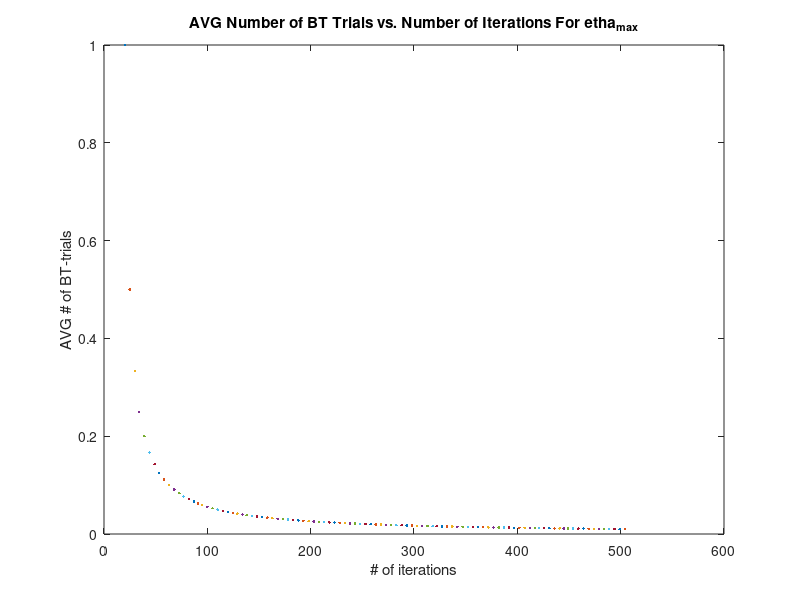

Write the MATLAB code that produced this figure.
function Task1_b
% MP2 Task 1. (b)
% run this code by simply typing Task1_b in the workspace.

% The dataset X is generated for this project manually. Based on the required
% properties that are given by the problem.
% X is an NxD matrix; where N = 100 and D = 2.

% signle-output linear regression problem
% t = X w + e; where e is Normally distributed according to the following
% parameters:
% The mean = 0 and the variance v > 0.
% t is a column vector of size N; where N = 100.

% To generate the data w_TRUE should be [2 1]' and v = 1. Obviously, N and
% D are 100 and 2 respectively.

% The SSE is the loss function used for this task, which is
% || Xw - t ||^2 = (Xw - t) (Xw - t) = w' X' X w - 2 t X w + t't =
% = w' X' X w - 2 X' t w + t' t = X' X w w - 2 X' t w + t' t
% The gradient of SSE is
% 2 X' X - 2 X' t = 2 X' (X - t)

% The objective is to implement GDM using backtracking that uses step-halving.


% Author: Maryam Najafi
% Created Date: Apr 4, 2016
% Last modified date: Apt 8, 2016

close all
clear all
clc

%% 1. Generate an N-sample, i.i.d. training set

N = 100;
D = 2;

% define the seed for generating random numbers
rng(1);

% 1. generate X
left_boundary = -1;
right_boundary = 1;

X = (right_boundary - left_boundary).*rand(N,D) + left_boundary;

% 2. generate the noise e
mu = 0; % the mean of the noise
v = 1; % the variance of the noise

e = v^2.*randn(N,1) + mu;

% 3. compute t's
w_TRUE = [2 1]'; % t = w' * X + e

t = w_TRUE' * X(1, :)' + e(1); % initialization
for i = 2 : N
    t = [t; w_TRUE' * X(i, :)' + e(i)];
end

%% 2. Generate 100 different initial values of weight vector (w_0)
num_of_init = 100;

st = 0.01;
j = 0.9;
W_0 = [];
for i = 1: num_of_init
    j = j + st;
    %W_0 = [W_0; [j j - 1]];
    W_0 = [W_0; (3 * rand(2, 1) )']; % generate random numbers between 0 - 3
end

%% 3. Gradient Descent with Backtracking
% using step-halving
a = 0.5;

% The termination condition based on the problem requirement
global upper_limit;

upper_limit = 10e-4;

%% 3_1. for the etha_max that is very small
etha = 0.0001;
% GD_backtracking(etha, a, W_0, X, t);

%% 3_2. for the etha_max that is medium
etha = 0.03;
GD_backtracking(etha, a, W_0, X, t);

%% 3_3. for the etha_max that is very large (but GDM converges)
etha = 0.6;
% GD_backtracking(etha, a, W_0, X, t);

end

function [stop, w] = update_w (X, t, w, etha)
global upper_limit
global l % The loss function which is the same SSE

g_of_l = -2 * X' * (X * w - t); % the gradient of the loss function (SSE)

update = etha * g_of_l; % update
w = w + update;

tmp = abs(g_of_l); % Norm of the gradient
max_norm = max(tmp);

l = [l (norm (X * w -t))^2];

if (max_norm <= upper_limit)
    stop = 1;
else
    stop = 0;
end

%l = [l (norm (X * w -t))^2];
%l = [l ; tmp (norm (X * w - t))^2]; % the same answer.
end

function GD_backtracking(etha, a, W_0, X, t)
global l
num_of_iters = [];
num_of_BT_trials = [];
big_i = 0;

figure();
for each_w_0 = 1: size(W_0 , 1)
    w = W_0 (each_w_0, :)';
    W = w'; % The first pair (row) in the W represents the assumption for w
    
    % reset
    i = 0;
    j = 0;
    stop = 0;
    l = [];
    
    while ~stop
        [stop, w] = update_w(X, t, w, etha);
        W = [W; w'];
        % update etha (step-halving)
        i = i + 1;
        big_i = big_i + 1;
        if (size(l,2) > 1)
            if l (end) > l (end -1)
                etha = a * etha;
                j = j + 1;
            end
        end
    end

    num_of_BT_trials = [num_of_BT_trials j];
    num_of_iters = [num_of_iters i];
    
    
    % plot the average number of bt trials vs. the number of iterations
    x = [mean(num_of_BT_trials)]; % three backtracking trials results
    y = [big_i]; % for three etha_max
    plot(y,x, '.');
    xlabel('# of iterations'); ylabel('AVG # of BT-trials');
    title(sprintf('AVG Number of BT Trials vs. Number of Iterations For etha_{max}'));
    hold on
    
    if (size (num_of_iters, 2) == 100)
        avg_iters = mean(num_of_iters);
        avg_BT = mean(num_of_BT_trials);
        disp(fprintf('The average of the iterations is: %f', avg_iters));
        disp(fprintf('The average of the Backtracking trials is: %f', avg_BT));
    end
end


end